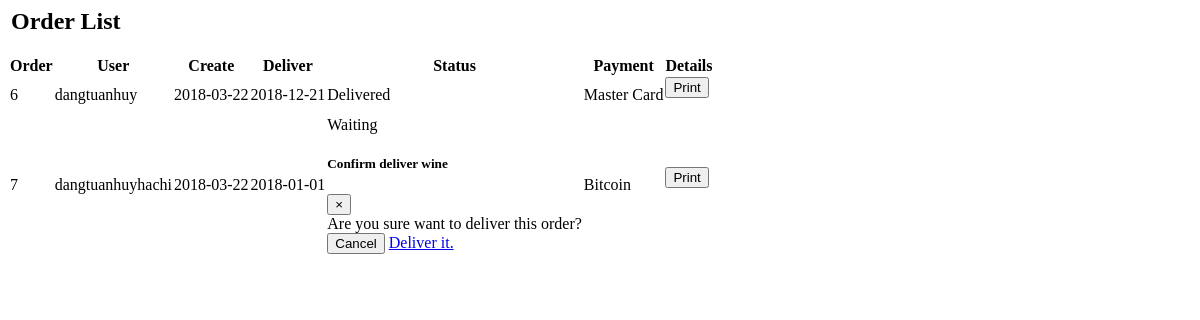
The app's page /Src/Customer/Order.php, older data.
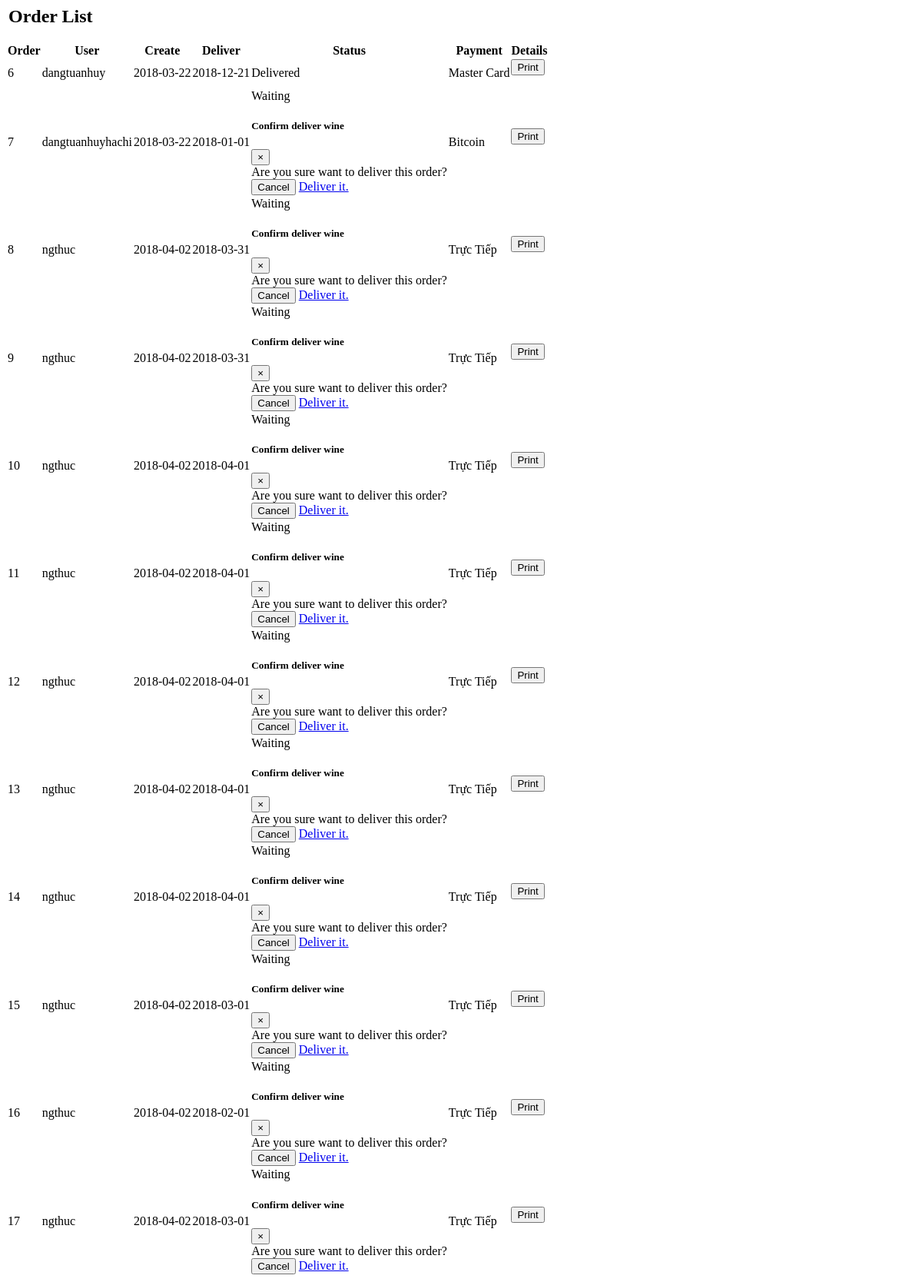
The same page, newer data.
### tables this page shows
CREATE TABLE IF NOT EXISTS `order` (
  `OrderId` int(11) NOT NULL,
  `OrderCreateDate` date NOT NULL,
  `OrderDeliverDate` date DEFAULT NULL,
  `OrderDeliverPlace` varchar(130) DEFAULT NULL,
  `OrderStatus` int(11) NOT NULL,
  `Username` varchar(80) NOT NULL,
  `PaymentMethodId` int(11) NOT NULL
);

CREATE TABLE IF NOT EXISTS `paymentmethod` (
  `PaymentMethodId` int(11) NOT NULL,
  `PaymentMethodName` varchar(50) NOT NULL,
  `PaymentMethodDetails` varchar(100) DEFAULT NULL
);

### Src/Customer/Order.php (the view, shortened to what this page needs)
<?php
$cmd = "
    SELECT order.OrderId, order.Username, order.OrderCreateDate,
           order.OrderDeliverDate, order.OrderStatus,
           paymentmethod.PaymentMethodName
    FROM `order`
    JOIN paymentmethod ON order.PaymentMethodId = paymentmethod.PaymentMethodId";
$list_order =  mysql_query($cmd);
?>
<div class="col-sm-12">
  <div class="row">
    <div class="ml-3">
        <h2>Order List </h2>
    </div>
  </div>
  <div class="row">
    <table id="tableluna" class="table table-striped table-responsive" cellpadding="0" width="" >
      <thead>
          <tr>
              <th><strong>Order</strong></th>
              <th><strong>User</strong></th>
              <th><strong>Create</strong></th>
              <th><strong>Deliver</strong></th>
              <th><strong>Status</strong></th>
              <th><strong>Payment</strong></th>
              <th><strong>Details</strong></th>
          </tr>
      </thead>
      <tbody>
          <?php
          while(list($id, $username, $create,
                     $deliver, $status, $payment) = mysql_fetch_array($list_order))
          {
          ?>
            <tr>
              <td><?= $id;?></td>
              <td><?= $username;?></td>
              <td><?= $create;?></td>
              <td><?= $deliver;?></td>
              <td>
                <?php
                if ($status == 0) {
                ?>
                <a class='btn btn-warning' data-toggle="modal" data-target="#Deliver">Waiting</a>
                <div class="modal fade" id="Deliver" tabindex="-1" role="dialog" aria-labelledby="Deliver" aria-hidden="true">
                    <div class="modal-dialog" role="document">
                      <div class="modal-content">
                        <div class="modal-header">
                          <h5 class="modal-title" id="Deliver">Confirm deliver wine</h5>
                          <button class="close" type="button" data-dismiss="modal" aria-label="Close">
                            <span aria-hidden="true">×</span>
                          </button>
                        </div>
                        <div class="modal-body">Are you sure want to deliver this order?</div>
                        <div class="modal-footer">
                          <button class="btn btn-secondary" type="button" data-dismiss="modal">Cancel</button>
                          <a class="btn btn-primary" href="./admin/order/action/<?= $id ?>">Deliver it.</a>
                        </div>
                      </div>
                    </div>
                </div>
                <?php
                }
                else {
                ?>
                <span class="btn btn-success">Delivered</span>
                <?php
                }
                ?>
              </td>
              <td><?= $payment;?></td>
              <td>
                <form method="post" action="./admin/order/print">
                  <button type="submit" class="btn btn-info"><i class="fa fa-print"></i> Print</button>
                </form>
              </td>
            </tr>
          <?php
          }
          ?>
      </tbody>
    </table>
  </div>
</div>

Row changes from the older to the newer data that the page shows:
added order: OrderId "8", Username "ngthuc", OrderCreateDate "2018-04-02", OrderDeliverDate "2018-03-31", PaymentMethodId.PaymentMethodName "Trực Tiếp"
added order: OrderId "9", Username "ngthuc", OrderCreateDate "2018-04-02", OrderDeliverDate "2018-03-31", PaymentMethodId.PaymentMethodName "Trực Tiếp"
added order: OrderId "10", Username "ngthuc", OrderCreateDate "2018-04-02", OrderDeliverDate "2018-04-01", PaymentMethodId.PaymentMethodName "Trực Tiếp"
added order: OrderId "11", Username "ngthuc", OrderCreateDate "2018-04-02", OrderDeliverDate "2018-04-01", PaymentMethodId.PaymentMethodName "Trực Tiếp"
added order: OrderId "12", Username "ngthuc", OrderCreateDate "2018-04-02", OrderDeliverDate "2018-04-01", PaymentMethodId.PaymentMethodName "Trực Tiếp"
added order: OrderId "13", Username "ngthuc", OrderCreateDate "2018-04-02", OrderDeliverDate "2018-04-01", PaymentMethodId.PaymentMethodName "Trực Tiếp"
added order: OrderId "14", Username "ngthuc", OrderCreateDate "2018-04-02", OrderDeliverDate "2018-04-01", PaymentMethodId.PaymentMethodName "Trực Tiếp"
added order: OrderId "15", Username "ngthuc", OrderCreateDate "2018-04-02", OrderDeliverDate "2018-03-01", PaymentMethodId.PaymentMethodName "Trực Tiếp"
added order: OrderId "16", Username "ngthuc", OrderCreateDate "2018-04-02", OrderDeliverDate "2018-02-01", PaymentMethodId.PaymentMethodName "Trực Tiếp"
added order: OrderId "17", Username "ngthuc", OrderCreateDate "2018-04-02", OrderDeliverDate "2018-03-01", PaymentMethodId.PaymentMethodName "Trực Tiếp"
